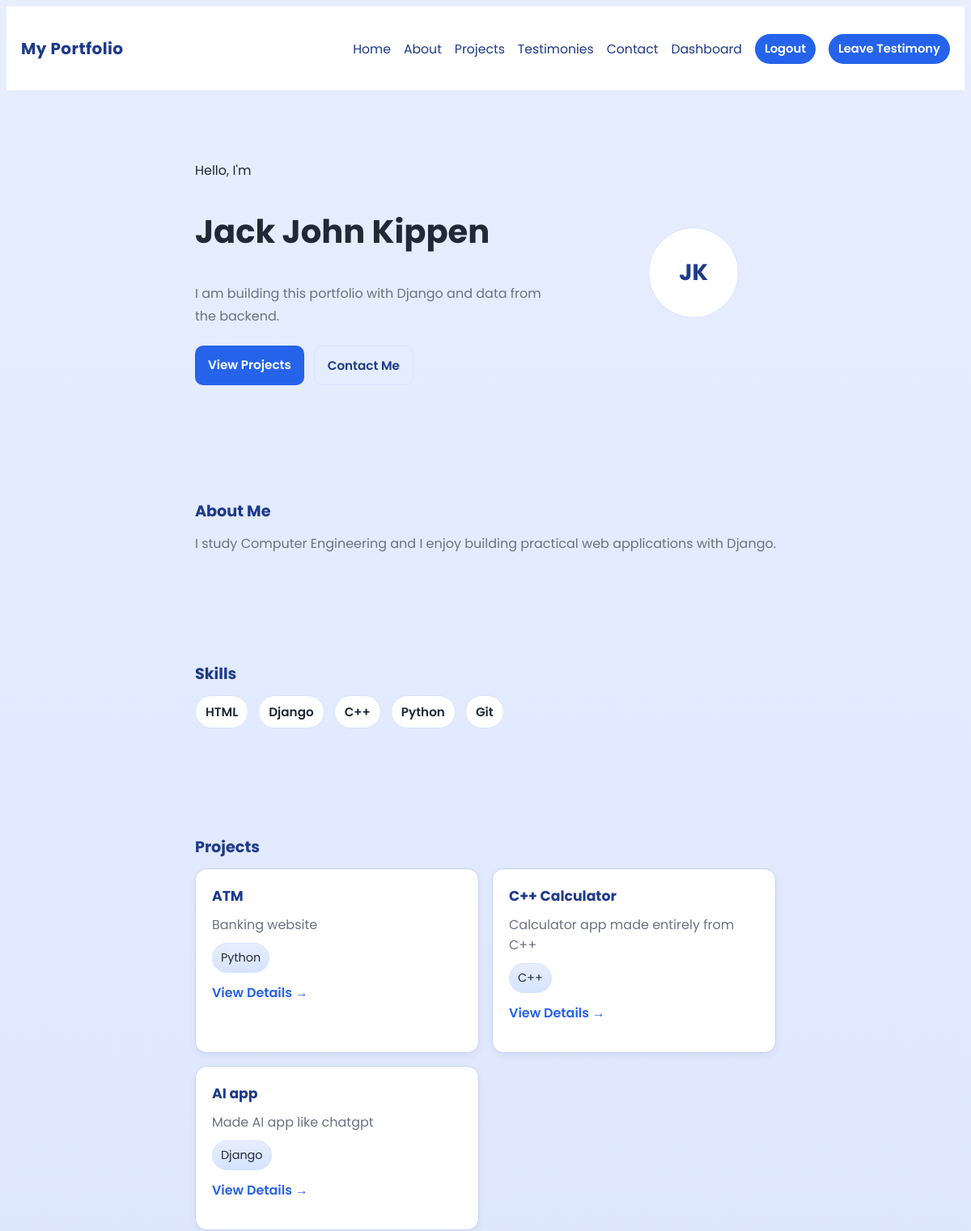
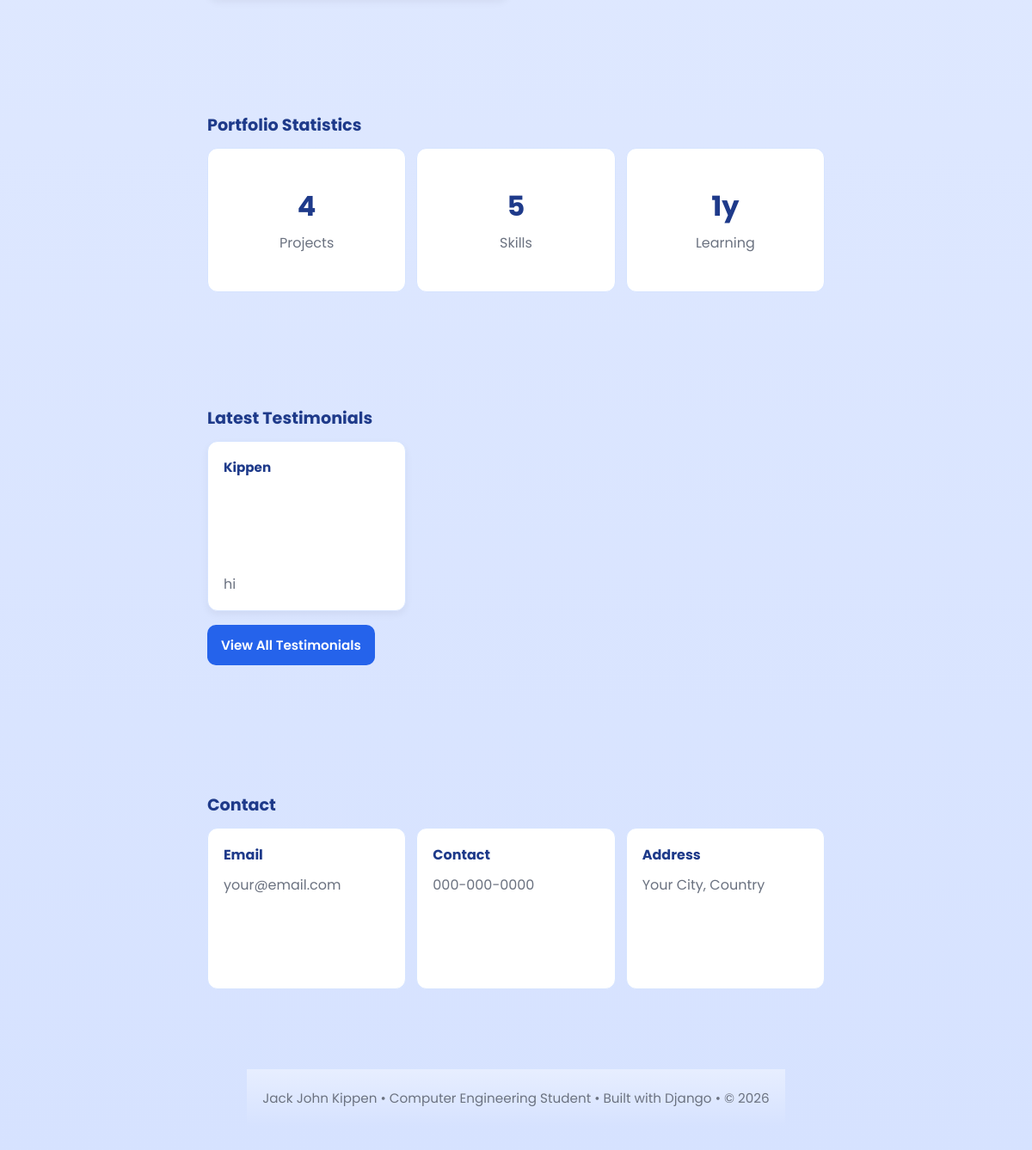
The app's page / (signed in) with its own data (2 pictures, top to bottom).
### quiz1/models.py (models this page shows, shortened)
class Project(models.Model):
    project_name = models.CharField(max_length=200)
    description = models.TextField()
    tech_stacks = models.ManyToManyField(TechStack, related_name='projects', blank=True)
    link = models.URLField()

class TechStack(models.Model):
    name = models.CharField(max_length=100, unique=True)
    created_at = models.DateTimeField(auto_now_add=True)
    class Meta:
        ordering = ['name']

class Testimony(models.Model):
    full_name = models.CharField(max_length=200)
    content = models.TextField()
    created_at = models.DateTimeField(auto_now_add=True)

### quiz1/views.py (the view)
# urls.py: path('', views.home, name='home'),
def home(request):
    profile = PersonalInformation.objects.first()
    featured_projects = Project.objects.prefetch_related('tech_stacks').all()[:3]
    latest_testimonies = Testimony.objects.order_by('-created_at')[:3]
    projects_count = Project.objects.count()
    skills = ['HTML', 'Django', 'C++', 'Python', 'Git']
    years_learning = 1
    featured_projects_with_techs = []
    for project in featured_projects:
        featured_projects_with_techs.append({
            'project': project,
            'techs': [tech.name for tech in project.tech_stacks.all()],
        })
    return render(request, 'home.html', {
        'personal_info': profile,
        'featured_projects': featured_projects_with_techs,
        'latest_testimonies': latest_testimonies,
        'projects_count': projects_count,
        'skills': skills,
        'skills_count': len(skills),
        'years_learning': years_learning,
    })

### templates/home.html (shortened to what this page needs)
{% extends 'base.html' %}
{% block content %}
<section class="hero">
  <div style="display:flex;align-items:center;justify-content:space-between;gap:24px;">
    <div class="hero-left">
      <div class="eyebrow">Hello, I'm</div>
      <h1 style="font-size:40px;">{% if personal_info %}{{ personal_info.first_name }} {{ personal_info.middle_name }} {{ personal_info.last_name }}{% else %}Jack John Kippen{% endif %}</h1>
      <p class="lead">{% if personal_info %}{{ personal_info.summary }}{% else %}I am building this portfolio with Django and data from the backend.{% endif %}</p>
      <div class="hero-cta">
        <a class="btn btn-primary" href="{% url 'projects' %}">View Projects</a>
        <a class="btn" style="border:1px solid var(--borders);color:var(--primary);background:transparent;" href="{% url 'contact' %}">Contact Me</a>
      </div>
    </div>
    <div style="flex:0 0 110px;display:flex;align-items:center;justify-content:center;">
      <div style="width:110px;height:110px;border-radius:999px;background:var(--card);border:1px solid var(--borders);display:flex;align-items:center;justify-content:center;font-weight:700;color:var(--primary);font-size:28px;">JK</div>
    </div>
  </div>
</section>
<section class="section">
  <h2>About Me</h2>
  <p class="lead">I study Computer Engineering and I enjoy building practical web applications with Django.</p>
</section>
<section class="section">
  <h2>Skills</h2>
  <div class="skills">
    {% for s in skills %}
      <div class="skill">{{ s }}</div>
    {% endfor %}
  </div>
</section>
<section class="section">
  <h2>Projects</h2>
  <div class="project-grid" style="margin-top:12px;">
    {% for item in featured_projects %}
      <div class="project-card">
        <strong>{{ item.project.project_name }}</strong>
        <p style="color:var(--text-secondary);margin:6px 0 10px;">{{ item.project.description|truncatechars:120 }}</p>
        <div style="display:flex;gap:8px;flex-wrap:wrap;margin-top:8px;">
          {% for tech in item.techs %}
            <span style="background:var(--bg);border:1px solid var(--borders);padding:7px 10px;border-radius:999px;font-size:0.9rem;color:var(--text-main);">{{ tech }}</span>
          {% endfor %}
        </div>
        <p style="margin-top:12px;"><a href="{% url 'project_detail' item.project.pk %}" style="color:var(--button);font-weight:600;text-decoration:none;">View Details →</a></p>
      </div>
    {% empty %}
      <div class="card">
        <strong>No projects added yet</strong>
        <p style="color:#666;margin:6px 0 0;">Add projects through Django admin to populate this section.</p>
      </div>
    {% endfor %}
  </div>
</section>
<section class="section">
  <h2>Portfolio Statistics</h2>
  <div class="stats" style="margin-top:10px;">
    <div class="stat"><strong>{{ projects_count }}</strong><span style="color:var(--text-secondary);">Projects</span></div>
    <div class="stat"><strong>{{ skills_count }}</strong><span style="color:var(--text-secondary);">Skills</span></div>
    <div class="stat"><strong>{{ years_learning }}y</strong><span style="color:var(--text-secondary);">Learning</span></div>
  </div>
</section>
<section class="section">
  <h2>Latest Testimonials</h2>
  <div class="test-preview" style="margin-top:10px;">
    {% for t in latest_testimonies %}
      <div class="test-card">
        <strong style="font-size:0.95rem;color:var(--primary);">{{ t.full_name }}</strong>
        <p style="color:var(--text-secondary);margin:6px 0 0;">{{ t.content|truncatechars:140 }}</p>
      </div>
    {% empty %}
      <div class="test-card">No testimonies yet.</div>
    {% endfor %}
  </div>
  <p style="margin-top:16px;"><a class="btn btn-primary" href="{% url 'testimony_list' %}">View All Testimonials</a></p>
</section>
<section class="section">
  <h2>Contact</h2>
  <div class="contact-cards" style="margin-top:10px;">
    <div class="contact-card">
      <strong style="color:var(--primary);">Email</strong>
      <p style="color:var(--text-secondary);margin:10px 0 0;line-height:1.6;">{% if personal_info %}{{ personal_info.email }}{% else %}your@email.com{% endif %}</p>
    </div>
    <div class="contact-card">
      <strong style="color:var(--primary);">Contact</strong>
      <p style="color:var(--text-secondary);margin:10px 0 0;line-height:1.6;">{% if personal_info %}{{ personal_info.contact_number }}{% else %}000-000-0000{% endif %}</p>
    </div>
    <div class="contact-card">
      <strong style="color:var(--primary);">Address</strong>
      <p style="color:var(--text-secondary);margin:10px 0 0;line-height:1.6;">{% if personal_info %}{{ personal_info.address }}{% else %}Your City, Country{% endif %}</p>
    </div>
  </div>
</section>
{% endblock %}

### templates/base.html (style rules this page uses)
:root { --bg: linear-gradient(180deg, #e7eeff 0%, #d6e2ff 100%); --card: #FFFFFF; --nav: #FFFFFF; --primary: #1E3A8A; --button: #2563EB; --button-hover: #1D4ED8; --text-main: #1F2937; --text-secondary: #6B7280; --borders: #D6E4FF; }
body { font-family: 'Poppins', Arial, sans-serif; color:var(--text-main); background:var(--bg); }
.section { padding:36px 0; }
.btn { display:inline-block; padding:12px 16px; border-radius:10px; text-decoration:none; font-weight:600; font-size:0.95rem; }
.btn-primary { background:var(--button); color:#fff; }

### templates/home.html (style rules this page uses)
body { background:var(--bg); color:var(--text-main); font-family: 'Poppins', Arial, sans-serif; }
.hero { display:flex; gap:32px; align-items:center; justify-content:space-between; margin-top:8px; padding:24px 0; min-height:320px; }
.hero-left { max-width:64%; }
p.lead { color:var(--text-secondary); max-width:72ch; font-size:1rem; line-height:1.75; margin:0; }
.hero-cta { display:flex; gap:12px; margin-top:22px; }
.section { margin-top:44px; }
.section h2 { font-size:1.2rem; color:var(--primary); margin-bottom:12px; }
.skills { display:flex; gap:12px; flex-wrap:wrap; }
.skill { background:var(--card); border:1px solid var(--borders); padding:8px 12px; border-radius:999px; color:var(--text-main); font-weight:600; font-size:0.95rem; }
.stats { display:grid; grid-template-columns:repeat(3,1fr); gap:12px; }
.stat { background:var(--card); border:1px solid var(--borders); padding:18px; border-radius:12px; text-align:center; display:flex; flex-direction:column; justify-content:center; align-items:center; min-height:130px; }
.stat strong { display:block; font-size:2rem; color:var(--primary); margin-bottom:6px; }
.project-grid { display:grid; gap:16px; grid-template-columns:repeat(auto-fit, minmax(260px,1fr)); width:100%; }
.project-card { border:1px solid var(--borders); outline:1px solid rgba(31,41,55,0.08); outline-offset:-1px; padding:20px; border-radius:14px; background:var(--card); min-height:160px; box-shadow:0 4px 10px rgba(0,0,0,0.05); transition:transform 120ms ease, border-color 120ms ease; }
.project-card strong { display:block; font-size:1.08rem; margin-bottom:10px; color:var(--primary); }
.test-preview { display:grid; grid-template-columns:repeat(3,1fr); gap:12px; }
.test-card { border:1px solid var(--borders); padding:18px; border-radius:12px; background:var(--card); min-height:160px; display:flex; flex-direction:column; justify-content:space-between; box-shadow:0 4px 10px rgba(0,0,0,0.05); }
.test-card strong { font-weight:700; display:block; margin-bottom:10px; }
.contact-cards { display:grid; grid-template-columns:repeat(3,1fr); gap:12px; }
.contact-card { border:1px solid var(--borders); padding:18px; border-radius:12px; background:var(--card); min-height:150px; display:flex; flex-direction:column; justify-content:flex-start; }

### records on screen
Project: project.project_name "ATM", project.description "Banking website"
TechStack: techs "Python"
Project: project.project_name "C++ Calculator", project.description "Calculator app made entirely from C++"
TechStack: techs "C++"
Project: project.project_name "AI app", project.description "Made AI app like chatgpt"
TechStack: techs "Django"
Testimony: full_name "Kippen", content "hi"

### other values on screen
{{ s }} "HTML" "Django" "C++" "Python" "Git"
{{ projects_count }} "4"
{{ skills_count }} "5"
{{ years_learning }} "1"
